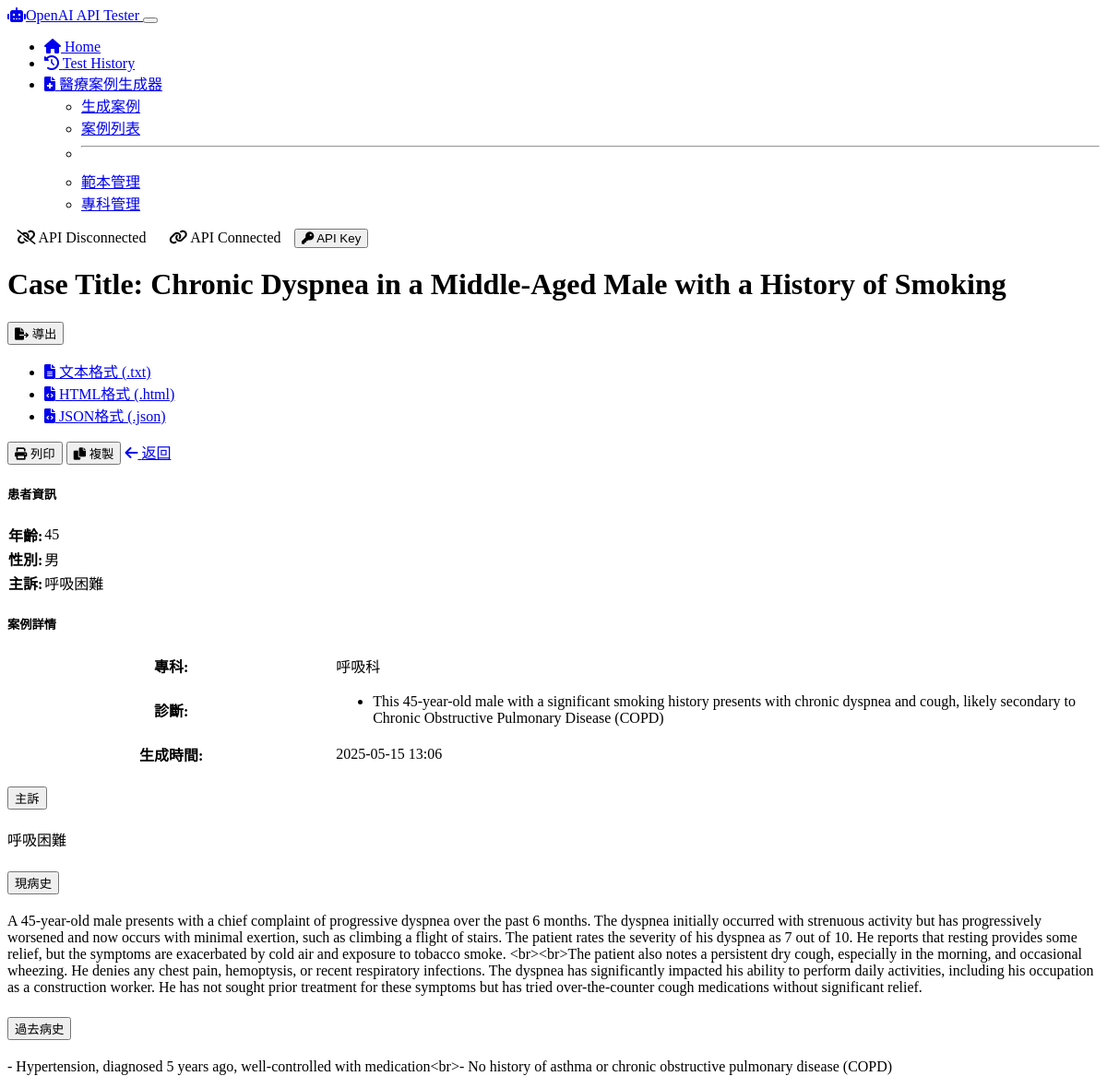
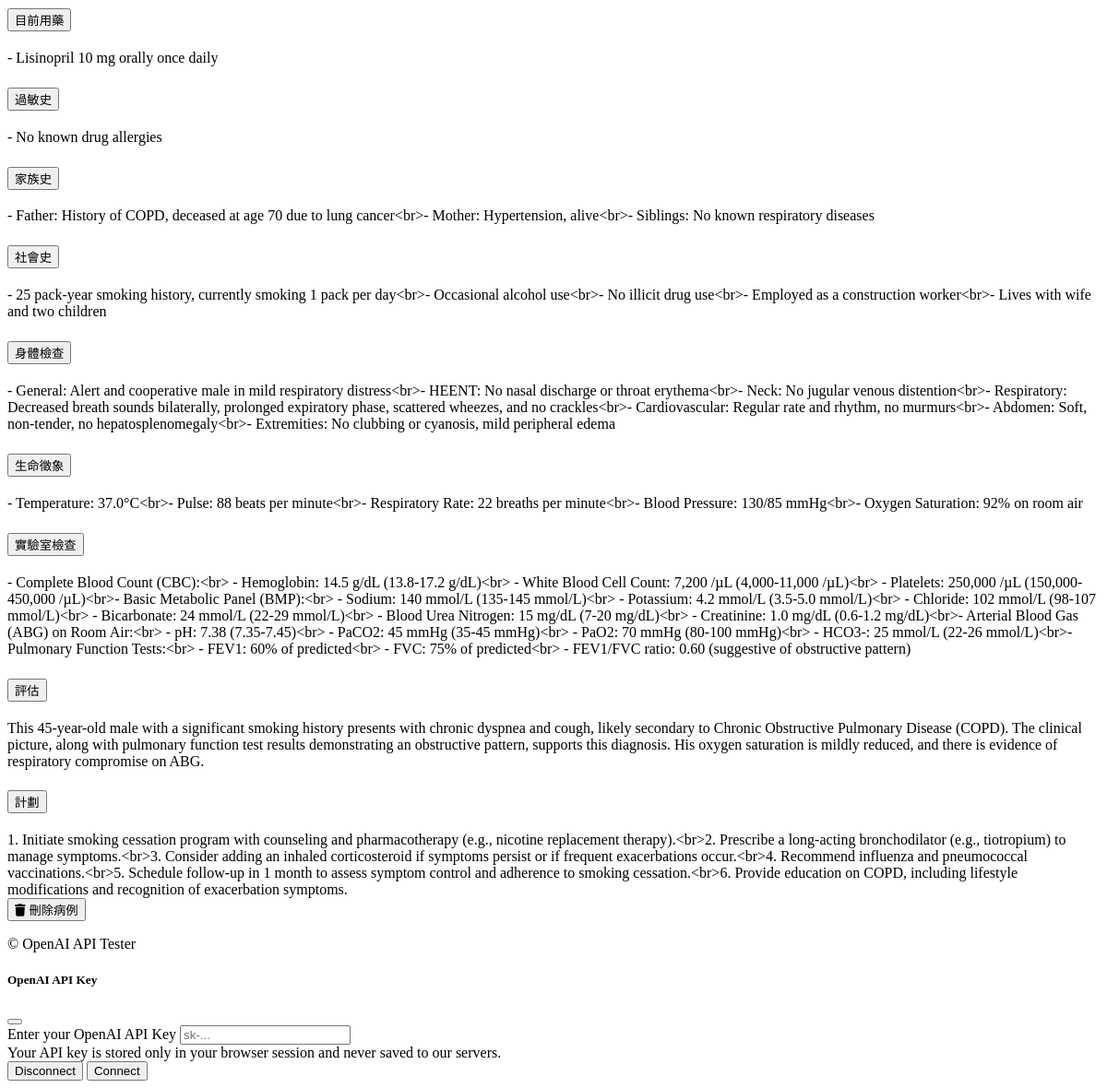
Page /medical/case/5 on the committed database (2 pictures, top to bottom).
### models/medical_case.py (models this page shows, shortened)
class MedicalCase(db.Model):
    id = db.Column(db.Integer, primary_key=True)
    title = db.Column(db.String(200), nullable=False)
    patient_age = db.Column(db.Integer, nullable=True)
    patient_gender = db.Column(db.String(20), nullable=True)
    chief_complaint = db.Column(db.Text, nullable=False)
    history_present_illness = db.Column(db.Text, nullable=True)
    past_medical_history = db.Column(db.Text, nullable=True)
    medications = db.Column(db.Text, nullable=True)
    allergies = db.Column(db.Text, nullable=True)
    family_history = db.Column(db.Text, nullable=True)
    social_history = db.Column(db.Text, nullable=True)
    physical_examination = db.Column(db.Text, nullable=True)
    vital_signs = db.Column(db.Text, nullable=True)
    laboratory_results = db.Column(db.Text, nullable=True)
    imaging_results = db.Column(db.Text, nullable=True)
    assessment = db.Column(db.Text, nullable=True)
    plan = db.Column(db.Text, nullable=True)
    specialty_id = db.Column(db.Integer, db.ForeignKey('medical_specialty.id'), nullable=True)
    diagnoses = db.relationship('Diagnosis', backref='case', lazy=True, cascade="all, delete-orphan")
    prompt_used = db.Column(db.Text, nullable=True)
    system_message = db.Column(db.Text, nullable=True)
    ai_model = db.Column(db.String(50), nullable=True)
    created_at = db.Column(db.DateTime, default=datetime.utcnow)
    updated_at = db.Column(db.DateTime, default=datetime.utcnow, onupdate=datetime.utcnow)

class MedicalSpecialty(db.Model):
    id = db.Column(db.Integer, primary_key=True)
    name = db.Column(db.String(100), nullable=False, unique=True)
    description = db.Column(db.Text, nullable=True)
    cases = db.relationship('MedicalCase', backref='specialty', lazy=True)

class Diagnosis(db.Model):
    id = db.Column(db.Integer, primary_key=True)
    name = db.Column(db.String(200), nullable=False)
    description = db.Column(db.Text, nullable=True)
    icd_code = db.Column(db.String(20), nullable=True) # International Classification of Diseases code
    case_id = db.Column(db.Integer, db.ForeignKey('medical_case.id'), nullable=False)

### routes/medical_routes.py (the view)
@app.route('/medical/case/<int:id>', methods=['GET'])
def view_case(id):
    case = MedicalCase.query.get_or_404(id)
    return render_template('medical/view_case.html', case=case)

### app.py (called while the page is built)
@app.template_filter('nl2br')
def nl2br(value):
    if value:
        return value.replace('\n', '<br>')
    return value

### templates/medical/view_case.html (shortened to what this page needs)
{% extends 'layout.html' %}
{% block content %}
<div class="container py-4">
    <div class="mb-4 d-flex justify-content-between align-items-center">
        <h1>{{ case.title }}</h1>
        <div>
            <div class="btn-group mb-2 mb-md-0">
                <button class="btn btn-outline-primary dropdown-toggle" type="button" id="exportDropdown" data-bs-toggle="dropdown" aria-expanded="false">
                    <i class="fas fa-file-export me-1"></i> 導出
                </button>
                <ul class="dropdown-menu" aria-labelledby="exportDropdown">
                    <li><a class="dropdown-item" href="{{ url_for('export_medical_case', id=case.id, format_type='txt') }}"><i class="fas fa-file-alt me-2"></i> 文本格式 (.txt)</a></li>
                    <li><a class="dropdown-item" href="{{ url_for('export_medical_case', id=case.id, format_type='html') }}"><i class="fas fa-file-code me-2"></i> HTML格式 (.html)</a></li>
                    <li><a class="dropdown-item" href="{{ url_for('export_medical_case', id=case.id, format_type='json') }}"><i class="fas fa-file-code me-2"></i> JSON格式 (.json)</a></li>
                </ul>
            </div>
            <button class="btn btn-outline-secondary" id="printCaseBtn">
                <i class="fas fa-print me-1"></i> 列印
            </button>
            <button class="btn btn-outline-primary" id="copyCaseBtn">
                <i class="fas fa-copy me-1"></i> 複製
            </button>
            <a href="{{ url_for('list_cases') }}" class="btn btn-outline-secondary">
                <i class="fas fa-arrow-left me-1"></i> 返回
            </a>
        </div>
    </div>
    <div class="row mb-4">
        <div class="col-md-6">
            <div class="card h-100">
                <div class="card-header">
                    <h5 class="card-title mb-0">患者資訊</h5>
                </div>
                <div class="card-body">
                    <table class="table table-sm">
                        <tr>
                            <th width="30%">年齡:</th>
                            <td>{{ case.patient_age }}</td>
                        </tr>
                        <tr>
                            <th>性別:</th>
                            <td>{{ case.patient_gender }}</td>
                        </tr>
                        <tr>
                            <th>主訴:</th>
                            <td>{{ case.chief_complaint }}</td>
                        </tr>
                    </table>
                </div>
            </div>
        </div>
        <div class="col-md-6">
            <div class="card h-100">
                <div class="card-header">
                    <h5 class="card-title mb-0">案例詳情</h5>
                </div>
                <div class="card-body">
                    <table class="table table-sm">
                        <tr>
                            <th width="30%">專科:</th>
                            <td>{{ case.specialty.name if case.specialty else "未指定" }}</td>
                        </tr>
                        <tr>
                            <th>診斷:</th>
                            <td>
                                {% if case.diagnoses %}
                                    <ul class="mb-0 ps-3">
                                        {% for diagnosis in case.diagnoses %}
                                            <li>{{ diagnosis.name }}</li>
                                        {% endfor %}
                                    </ul>
                                {% else %}
                                    未指定
                                {% endif %}
                            </td>
                        </tr>
                        <tr>
                            <th>生成時間:</th>
                            <td>{{ case.created_at.strftime('%Y-%m-%d %H:%M') }}</td>
                        </tr>
                    </table>
                </div>
            </div>
        </div>
    </div>
    <div class="accordion shadow-sm" id="caseContentAccordion">
        {% if case.chief_complaint %}
        <div class="accordion-item">
            <h2 class="accordion-header" id="heading_chief_complaint">
                <button class="accordion-button" type="button" data-bs-toggle="collapse" data-bs-target="#collapse_chief_complaint" aria-expanded="true" aria-controls="collapse_chief_complaint">
                    主訴
                </button>
            </h2>
            <div id="collapse_chief_complaint" class="accordion-collapse collapse show" aria-labelledby="heading_chief_complaint" data-bs-parent="#caseContentAccordion">
                <div class="accordion-body">
                    {{ case.chief_complaint | nl2br }}
                </div>
            </div>
        </div>
        {% endif %}
        {% if case.history_present_illness %}
        <div class="accordion-item">
            <h2 class="accordion-header" id="heading_hpi">
                <button class="accordion-button collapsed" type="button" data-bs-toggle="collapse" data-bs-target="#collapse_hpi" aria-expanded="false" aria-controls="collapse_hpi">
                    現病史
                </button>
            </h2>
            <div id="collapse_hpi" class="accordion-collapse collapse" aria-labelledby="heading_hpi" data-bs-parent="#caseContentAccordion">
                <div class="accordion-body">
                    {{ case.history_present_illness | nl2br }}
                </div>
            </div>
        </div>
        {% endif %}
        {% if case.past_medical_history %}
        <div class="accordion-item">
            <h2 class="accordion-header" id="heading_pmh">
                <button class="accordion-button collapsed" type="button" data-bs-toggle="collapse" data-bs-target="#collapse_pmh" aria-expanded="false" aria-controls="collapse_pmh">
                    過去病史
                </button>
            </h2>
            <div id="collapse_pmh" class="accordion-collapse collapse" aria-labelledby="heading_pmh" data-bs-parent="#caseContentAccordion">
                <div class="accordion-body">
                    {{ case.past_medical_history | nl2br }}
                </div>
            </div>
        </div>
        {% endif %}
        {% if case.medications %}
        <div class="accordion-item">
            <h2 class="accordion-header" id="heading_meds">
                <button class="accordion-button collapsed" type="button" data-bs-toggle="collapse" data-bs-target="#collapse_meds" aria-expanded="false" aria-controls="collapse_meds">
                    目前用藥
                </button>
            </h2>
            <div id="collapse_meds" class="accordion-collapse collapse" aria-labelledby="heading_meds" data-bs-parent="#caseContentAccordion">
                <div class="accordion-body">
                    {{ case.medications | nl2br }}
                </div>
            </div>
        </div>
        {% endif %}
        {% if case.allergies %}
        <div class="accordion-item">
            <h2 class="accordion-header" id="heading_allergies">
                <button class="accordion-button collapsed" type="button" data-bs-toggle="collapse" data-bs-target="#collapse_allergies" aria-expanded="false" aria-controls="collapse_allergies">
                    過敏史
                </button>
            </h2>
            <div id="collapse_allergies" class="accordion-collapse collapse" aria-labelledby="heading_allergies" data-bs-parent="#caseContentAccordion">
                <div class="accordion-body">
                    {{ case.allergies | nl2br }}
                </div>
            </div>
        </div>
        {% endif %}
        {% if case.family_history %}
        <div class="accordion-item">
            <h2 class="accordion-header" id="heading_fam_hx">
                <button class="accordion-button collapsed" type="button" data-bs-toggle="collapse" data-bs-target="#collapse_fam_hx" aria-expanded="false" aria-controls="collapse_fam_hx">
                    家族史
                </button>
            </h2>
            <div id="collapse_fam_hx" class="accordion-collapse collapse" aria-labelledby="heading_fam_hx" data-bs-parent="#caseContentAccordion">
                <div class="accordion-body">
                    {{ case.family_history | nl2br }}
                </div>
            </div>
        </div>
        {% endif %}
        {% if case.social_history %}
        <div class="accordion-item">
            <h2 class="accordion-header" id="heading_soc_hx">
                <button class="accordion-button collapsed" type="button" data-bs-toggle="collapse" data-bs-target="#collapse_soc_hx" aria-expanded="false" aria-controls="collapse_soc_hx">
                    社會史
                </button>
            </h2>
            <div id="collapse_soc_hx" class="accordion-collapse collapse" aria-labelledby="heading_soc_hx" data-bs-parent="#caseContentAccordion">
                <div class="accordion-body">
                    {{ case.social_history | nl2br }}
                </div>
            </div>
        </div>
        {% endif %}
        {% if case.physical_examination %}
        <div class="accordion-item">
            <h2 class="accordion-header" id="heading_pe">
                <button class="accordion-button collapsed" type="button" data-bs-toggle="collapse" data-bs-target="#collapse_pe" aria-expanded="false" aria-controls="collapse_pe">
                    身體檢查
                </button>
            </h2>
            <div id="collapse_pe" class="accordion-collapse collapse" aria-labelledby="heading_pe" data-bs-parent="#caseContentAccordion">
                <div class="accordion-body">
                    {{ case.physical_examination | nl2br }}
                </div>
            </div>
        </div>
        {% endif %}
        {% if case.vital_signs %}
        <div class="accordion-item">
            <h2 class="accordion-header" id="heading_vitals">
                <button class="accordion-button collapsed" type="button" data-bs-toggle="collapse" data-bs-target="#collapse_vitals" aria-expanded="false" aria-controls="collapse_vitals">
                    生命徵象
                </button>
            </h2>
            <div id="collapse_vitals" class="accordion-collapse collapse" aria-labelledby="heading_vitals" data-bs-parent="#caseContentAccordion">
                <div class="accordion-body">
                    {{ case.vital_signs | nl2br }}
                </div>
            </div>
        </div>
        {% endif %}
        {% if case.laboratory_results %}
        <div class="accordion-item">
            <h2 class="accordion-header" id="heading_labs">
                <button class="accordion-button collapsed" type="button" data-bs-toggle="collapse" data-bs-target="#collapse_labs" aria-expanded="false" aria-controls="collapse_labs">
                    實驗室檢查
                </button>
            </h2>
            <div id="collapse_labs" class="accordion-collapse collapse" aria-labelledby="heading_labs" data-bs-parent="#caseContentAccordion">
                <div class="accordion-body">
                    {{ case.laboratory_results | nl2br }}
                </div>
            </div>
        </div>
        {% endif %}
        {% if case.assessment %}
        <div class="accordion-item">
            <h2 class="accordion-header" id="heading_assessment">
                <button class="accordion-button collapsed" type="button" data-bs-toggle="collapse" data-bs-target="#collapse_assessment" aria-expanded="false" aria-controls="collapse_assessment">
                    評估
                </button>
            </h2>
            <div id="collapse_assessment" class="accordion-collapse collapse" aria-labelledby="heading_assessment" data-bs-parent="#caseContentAccordion">
                <div class="accordion-body">
                    {{ case.assessment | nl2br }}
                </div>
            </div>
        </div>
        {% endif %}
        {% if case.plan %}
        <div class="accordion-item">
            <h2 class="accordion-header" id="heading_plan">
                <button class="accordion-button collapsed" type="button" data-bs-toggle="collapse" data-bs-target="#collapse_plan" aria-expanded="false" aria-controls="collapse_plan">
                    計劃
                </button>
            </h2>
            <div id="collapse_plan" class="accordion-collapse collapse" aria-labelledby="heading_plan" data-bs-parent="#caseContentAccordion">
                <div class="accordion-body">
                    {{ case.plan | nl2br }}
                </div>
            </div>
        </div>
        {% endif %}
    </div>
    <div class="mt-4 text-end">
        <form action="{{ url_for('delete_case', id=case.id) }}" method="POST" onsubmit="return confirm('確定要刪除這個病例嗎？此操作無法撤銷。');">
            <button type="submit" class="btn btn-danger">
                <i class="fas fa-trash me-1"></i> 刪除病例
            </button>
        </form>
    </div>
</div>
{% endblock %}

### static/css/custom.css (style rules this page uses)
.table { border-collapse: separate; border-spacing: 0; }

### rows in the picture
MedicalCase: title "Case Title: Chronic Dyspnea in a Middle-Aged Male with a History of Smoking", patient_age "45", patient_gender "男", chief_complaint "呼吸困難", created_at "2025-05-15 13:06", history_present_illness "A 45-year-old male presents with a chief complaint of progressive dyspnea over the past 6 months. The dyspnea initially occurred with strenuous activity but has progressively worsened and now occurs with minimal exertion, such as climbing a flight of stairs. The patient rates the severity of his dyspnea as 7 out of 10. He reports that resting provides some relief, but the symptoms are exacerbated by cold air and exposure to tobacco smoke. <br><br>The patient also notes a persistent dry cough, especially in the morning, and occasional wheezing. He denies any chest pain, hemoptysis, or recent respiratory infections. The dyspnea has significantly impacted his ability to perform daily…", past_medical_history "- Hypertension, diagnosed 5 years ago, well-controlled with medication<br>- No history of asthma or chronic obstructive pulmonary disease (COPD)", medications "- Lisinopril 10 mg orally once daily", allergies "- No known drug allergies", family_history "- Father: History of COPD, deceased at age 70 due to lung cancer<br>- Mother: Hypertension, alive<br>- Siblings: No known respiratory diseases", social_history "- 25 pack-year smoking history, currently smoking 1 pack per day<br>- Occasional alcohol use<br>- No illicit drug use<br>- Employed as a construction worker<br>- Lives with wife and two children", physical_examination "- General: Alert and cooperative male in mild respiratory distress<br>- HEENT: No nasal discharge or throat erythema<br>- Neck: No jugular venous distention<br>- Respiratory: Decreased breath sounds bilaterally, prolonged expiratory phase, scattered wheezes, and no crackles<br>- Cardiovascular: Regular rate and rhythm, no murmurs<br>- Abdomen: Soft, non-tender, no hepatosplenomegaly<br>- Extremities: No clubbing or cyanosis, mild peripheral edema", vital_signs "- Temperature: 37.0°C<br>- Pulse: 88 beats per minute<br>- Respiratory Rate: 22 breaths per minute<br>- Blood Pressure: 130/85 mmHg<br>- Oxygen Saturation: 92% on room air", laboratory_results "- Complete Blood Count (CBC):<br> - Hemoglobin: 14.5 g/dL (13.8-17.2 g/dL)<br> - White Blood Cell Count: 7,200 /µL (4,000-11,000 /µL)<br> - Platelets: 250,000 /µL (150,000-450,000 /µL)<br>- Basic Metabolic Panel (BMP):<br> - Sodium: 140 mmol/L (135-145 mmol/L)<br> - Potassium: 4.2 mmol/L (3.5-5.0 mmol/L)<br> - Chloride: 102 mmol/L (98-107 mmol/L)<br> - Bicarbonate: 24 mmol/L (22-29 mmol/L)<br> - Blood Urea Nitrogen: 15 mg/dL (7-20 mg/dL)<br> - Creatinine: 1.0 mg/dL (0.6-1.2 mg/dL)<br>- Arterial Blood Gas (ABG) on Room Air:<br> - pH: 7.38 (7.35-7.45)<br> - PaCO2: 45 mmHg (35-45 mmHg)<br> - PaO2: 70 mmHg (80-100 mmHg)<br> - HCO3-: 25 mmol/L (22-26 mmol/L)<br>- Pulmonary Function Tests:<br> -…", assessment "This 45-year-old male with a significant smoking history presents with chronic dyspnea and cough, likely secondary to Chronic Obstructive Pulmonary Disease (COPD). The clinical picture, along with pulmonary function test results demonstrating an obstructive pattern, supports this diagnosis. His oxygen saturation is mildly reduced, and there is evidence of respiratory compromise on ABG.", plan "1. Initiate smoking cessation program with counseling and pharmacotherapy (e.g., nicotine replacement therapy).<br>2. Prescribe a long-acting bronchodilator (e.g., tiotropium) to manage symptoms.<br>3. Consider adding an inhaled corticosteroid if symptoms persist or if frequent exacerbations occur.<br>4. Recommend influenza and pneumococcal vaccinations.<br>5. Schedule follow-up in 1 month to assess symptom control and adherence to smoking cessation.<br>6. Provide education on COPD, including lifestyle modifications and recognition of exacerbation symptoms."
MedicalSpecialty: specialty "呼吸科"
Diagnosis: name "This 45-year-old male with a significant smoking history presents with chronic dyspnea and cough, likely secondary to Chronic Obstructive Pulmonary Disease (COPD)"
